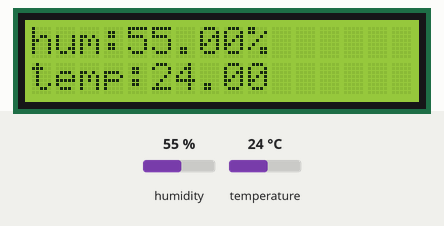
Recording of a sketch running on a simulated Arduino Uno, built with avr-gcc and run on an emulated ATmega328P. On the bench: 16×2 character LCD. Inputs (shaded band) come from the test bench; at power-on: humidity 55 %, temperature 24 °C. What the sketch prints to the serial monitor is not drawn.

Above: at 2.6 s.
2.7 s: humidity set to 22 %
At 4.5 s:
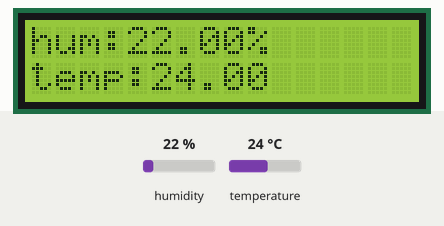
5.7 s: temperature set to 12 °C
At 7.0 s:
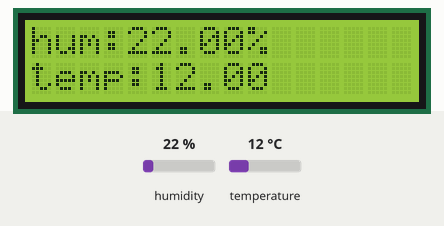
8.7 s: humidity set to 40 %
At 10.9 s:
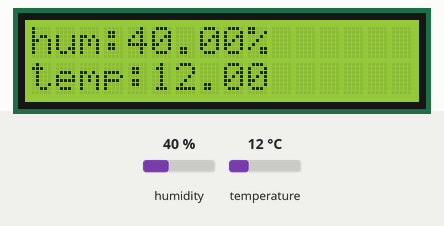
11.7 s: temperature set to 19 °C
At 13.5 s:
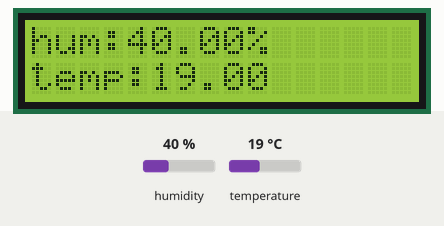
Timing chart, 0 to 15.0 s (numbered marks = the images above; inputs shaded):
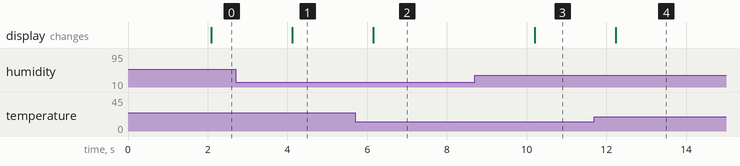

The sketch:

sketch_jun13b.ino
```cpp
#include <LiquidCrystal.h>
#include <DHT.h>
#include <DHT_U.h>
//#define tmp 7
#define buzer 8
LiquidCrystal lcd(13,12,11,10,9,8,7);
DHT dht(7, DHT11);

void setup() {
  dht.begin();
  lcd.begin(16,2);
  Serial.begin(9600);
  pinMode(buzer, OUTPUT);
}

void loop() {
  delay(2000);
  float h = dht.readHumidity();
  float t = dht.readTemperature();

  Serial.println("hum:");
  Serial.println(h);
  Serial.print("%");
  Serial.println("temp:");
  Serial.println(t);

  lcd.setCursor(0,0);
  lcd.print("hum:");
  lcd.print(h);
  lcd.print("% ");
  lcd.setCursor(0,1);
  lcd.print("temp:");
  lcd.print(t);

  if(h >= 31){
  digitalWrite(buzer, HIGH);
  }
  else{
   digitalWrite(buzer, LOW);
  }

}
```

Measured:
- after the input at 2.7 s, the display: changes after 1.4 s (image 1)
- after the input at 5.7 s, the display: changes after 0.45 s (image 2)
- after the input at 8.7 s, the display: changes after 1.5 s (image 3)
- after the input at 11.7 s, the display: changes after 0.53 s (image 4)
